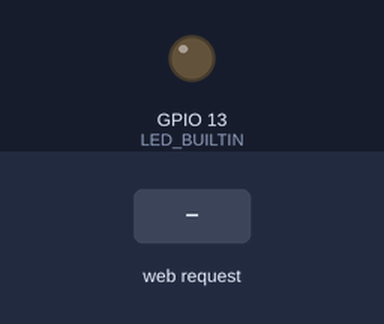
A sketch run on a simulated ESP32. Shown: output pins drawn as LEDs (lit = HIGH). Inputs (shaded band) come from the test bench. Not simulated (calls return 0 or success): secrets.h; what the sketch prints to the serial monitor is not drawn.

Above: at 1.2 s.
1.3 s: HTTP request GET /H received
At 3.2 s:
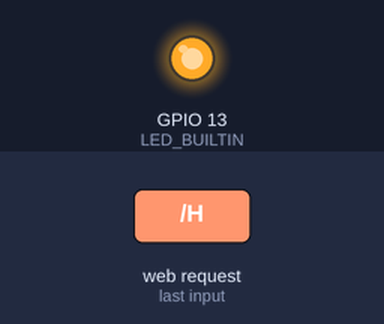
3.7 s: HTTP request GET /L received
At 4.7 s:
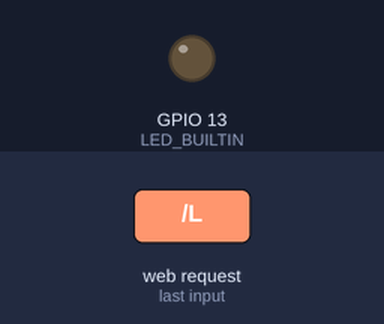
Timing chart, 0 to 6.7 s (numbered marks = the images above; inputs shaded):
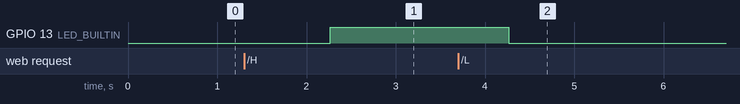

The sketch:

HomeAssistant_WIFI_AP.ino
```cpp
#include <WiFi.h>
#include <WiFiClient.h>
#include <WiFiAP.h>
#include <ESP32Ping.h>
#include <ESPmDNS.h>
#include "secrets.h"

#define LED_BUILTIN 13   // Set the GPIO pin where you connected your test LED or comment this line out if your dev board has a built-in LED

// Set these to your desired credentials.
// const char *ssid = "HomeAssistant-WIFI";
// const char *password = "";
const IPAddress IPAddress_Server = IPAddress(192, 169, 250, 1);
int iAktiveIPs[256];
IPAddress IPAddress_Test;

WiFiServer server(80);
WiFiClient client = server.available();   // listen for incoming clients


void setup() {
  pinMode(LED_BUILTIN, OUTPUT);

  Serial.begin(9600);
  while(!Serial.availableForWrite() && millis() < 5000) {}
  Serial.println("\nWaited for Serial: ");
  Serial.println(millis());
  Serial.println("Configuring access point...");

  // You can remove the password parameter if you want the AP to be open.
  // a valid password must have more than 7 characters
  if (!WiFi.softAP(ssid, password, 5, 0, 15)) {
    log_e("Soft AP creation failed.");
    while(1);
  }
  //IPAddress myIP = WiFi.softAPIP();
  WiFi.setMinSecurity(WIFI_AUTH_WPA2_WPA3_PSK);
  WiFi.softAPConfig(IPAddress_Server, IPAddress_Server, IPAddress(255, 255, 255, 0));
  Serial.print("AP IP address: ");
  Serial.println(IPAddress_Server);
  server.begin();

  Serial.println("Server started");

  if (!MDNS.begin("ESP32_Browser")) {
    Serial.println("Error setting up MDNS responder!");
    while (1) {
      delay(1000);
    }
  }
}

void loop() {
  Client_response();
  static byte round = 0;
  if (millis() % 1000 == 0) {Client_list(); round++;}
  if (round >= 10) {browseService("wled", "tcp"); round=0;}
}

void Client_response() {
  //WiFiClient client = server.available();   // listen for incoming clients
  client = server.available();

  if (client) {                             // if you get a client,
    Serial.println("New Client.");           // print a message out the serial port
    String currentLine = "";                // make a String to hold incoming data from the client
    while (client.connected()) {            // loop while the client's connected
      if (client.available()) {             // if there's bytes to read from the client,
        char c = client.read();             // read a byte, then
        Serial.write(c);                    // print it out the serial monitor
        if (c == '\n') {                    // if the byte is a newline character

          // if the current line is blank, you got two newline characters in a row.
          // that's the end of the client HTTP request, so send a response:
          if (currentLine.length() == 0) {
            // HTTP headers always start with a response code (e.g. HTTP/1.1 200 OK)
            // and a content-type so the client knows what's coming, then a blank line:
            client.println("HTTP/1.1 200 OK");
            client.println("Content-type:text/html");
            client.println();

            // the content of the HTTP response follows the header:
            client.print("<title>WLED-Server</title>");
            client.print("<h1>WLED-Server</h1>");
            client.print("Click <a href=\"/H\">here</a> to turn ON the LED.<br>");
            client.print("Click <a href=\"/L\">here</a> to turn OFF the LED.<br><br>");
            browseServiceHTML("wled", "tcp");
            client.print("<p>Test IP: ");
            client.print(IPAddress_Test);
            client.print("</p>");
            client.print("<p> Gefundene IPs: <br>");
            for (int i = 0; i<256; i++) {
              if(iAktiveIPs[i] == 1) {
                client.print("192.168.250."); client.print(i); client.print("<br>");
              }
            }
            client.print("</p>");

            // The HTTP response ends with another blank line:
            client.println();
            // break out of the while loop:
            break;
          } else {    // if you got a newline, then clear currentLine:
            currentLine = "";
          }
        } else if (c != '\r') {  // if you got anything else but a carriage return character,
          currentLine += c;      // add it to the end of the currentLine
        }

        // Check to see if the client request was "GET /H" or "GET /L":
        if (currentLine.endsWith("GET /H")) {
          digitalWrite(LED_BUILTIN, HIGH);               // GET /H turns the LED on
        }
        if (currentLine.endsWith("GET /L")) {
          digitalWrite(LED_BUILTIN, LOW);                // GET /L turns the LED off
        }
      }
    }
    // close the connection:
    client.stop();
    Serial.println("Client Disconnected.");
  }
}

void Client_list(){
  static byte IPbyte = 0;
  IPAddress_Test = IPAddress(169, 254, 254, IPbyte);
  if(Ping.ping(IPAddress_Test, 1)){
    Serial.print("---------------------------");
    Serial.println(IPAddress_Test);
    iAktiveIPs[IPbyte] = 1;
    for (int i = 0; i<256; i++) {Serial.print(iAktiveIPs[i]);}
    Serial.println();
  }
  else {iAktiveIPs[IPbyte] = 0;}
  //Serial.println(Ping.ping(IPAddress_Test, 3));
  IPbyte ++;
}

void browseService(const char *service, const char *proto) {
  Serial.printf("Browsing for service _%s._%s.local. ... ", service, proto);
  int n = MDNS.queryService(service, proto);
  if (n == 0) {
    Serial.println("no services found");
  } else {
    Serial.print(n);
    Serial.println(" service(s) found");
    for (int i = 0; i < n; ++i) {
      // Print details for each service found
      Serial.print("  ");
      Serial.print(i + 1);
      Serial.print(": ");
      Serial.print(MDNS.instanceName(i));
      Serial.print(" - ");
      Serial.print(MDNS.hostname(i));
      Serial.print(" (");
      Serial.print(MDNS.address(i));
      Serial.print(":");
      Serial.print(MDNS.port(i));
      Serial.println(")");
    }
  }
  Serial.println();
}

void browseServiceHTML(const char *service, const char *proto) {
  client.printf("<p>Browsing for service _%s._%s.local. ... ", service, proto);
  int n = MDNS.queryService(service, proto);
  if (n == 0) {
    client.println("no services found");
  } else {
    client.print(n);
    client.println(" service(s) found<br>");
    for (int i = 0; i < n; ++i) {
      // Print details for each service found
      client.print("  ");
      client.print(i + 1);
      client.print(": ");
      client.print(MDNS.instanceName(i));
      client.print(" - ");
      client.print(MDNS.hostname(i));
      client.print(" (");
      client.print(MDNS.address(i));
      client.print(":");
      client.print(MDNS.port(i));
      client.println(")<br>");
    }
  }
  client.println("</p>");
}
```

Measured:
- after the input at 1.3 s, GPIO 13 (LED_BUILTIN): LOW → HIGH after 0.97 s
- after the input at 3.7 s, GPIO 13 (LED_BUILTIN): HIGH → LOW after 0.57 s
